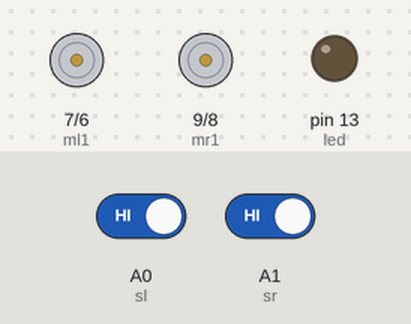
A sketch run on a simulated Arduino Uno, built with avr-gcc and run on an emulated ATmega328P. On the bench: motor-driver pin pairs drawn as motors (green arrow = first pin HIGH = forward, orange = second pin HIGH = backward, longer = more drive, scaled by the enable pin), output pins drawn as LEDs (lit = HIGH). The inputs (shaded band) are chosen by the test bench; at power-on: A0 (sl) HIGH, A1 (sr) HIGH.

Above: at 6.2 s.
6.3 s: A0 (sl) driven LOW
At 7.4 s:
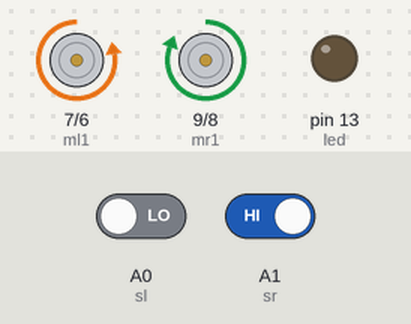
7.8 s: A1 (sr) driven LOW
At 8.7 s:
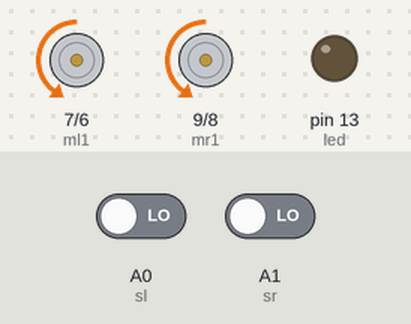
9.3 s: A0 (sl) driven HIGH
At 9.7 s:
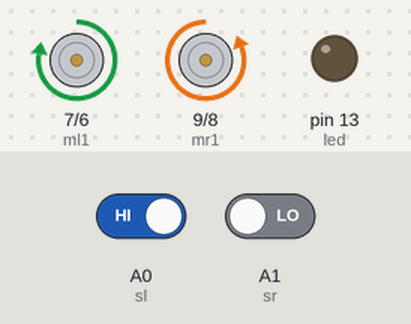
10.8 s: A1 (sr) driven HIGH
At 12.0 s:
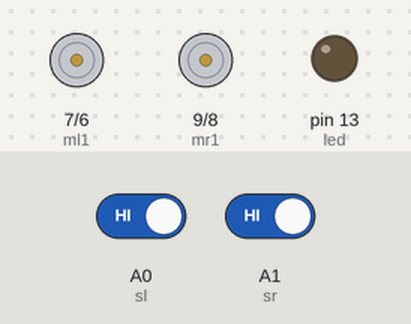
12.3 s: A0 (sl) driven LOW
At 13.2 s:
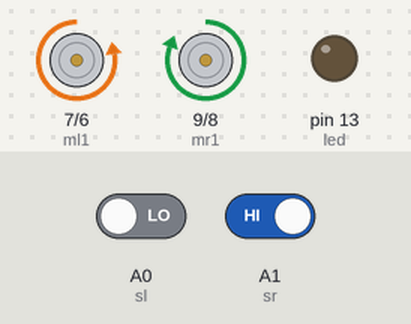
13.8 s: A0 (sl) driven HIGH
At 14.4 s:
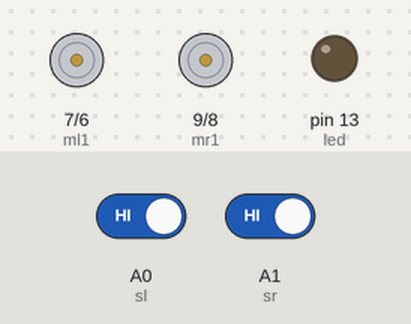
Timing chart, 0 to 16.3 s (numbered marks = the images above; inputs shaded):
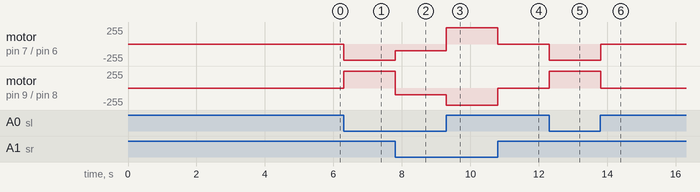

The sketch:

following_robot.ino
```cpp
#include <Arduino.h>

//Was coded in VS Code so #define was change to int someFuction = num;
int mr1= 9;  //motor right 1
int mr2= 8;  //motor right 2
int ml1= 7;  //motor left 1
int ml2= 6; //motor left 2

int sr= A1;   //sensor right
int sl= A0;   //sensor left

int svr=0; // right sensor value
int svl=0; // left sensor value

int led=13;

int enr=10; // enable right motor (must connected to the PWM pin of the Arduino)
int enl=5; // enable left motor (must connected to the PWM pin of the Arduino)

int vspeed= 100; // vehicle speed
int tspeed= 500; //turn speed
int tdelay= 5; // turn delay

void setup(){
    //motor will move
    pinMode(mr1,OUTPUT);
    pinMode(mr2,OUTPUT);
    pinMode(ml1,OUTPUT);
    pinMode(ml2,OUTPUT);

    //led will light up if no black is detected
    pinMode(led,OUTPUT);

    //sensore will grab the light
    pinMode(sr,INPUT);
    pinMode(sl,INPUT);

    delay(5000);
    }

void loop(){
 svr=digitalRead(sr);
 svl=digitalRead(sl);

  if(svl==LOW && svr==LOW){
    forward(); //will go forward
    }

  if(svl==HIGH && svr==LOW){
    left(); //will go left
    }

  if(svl==LOW && svr==HIGH){
    right(); //will go right
    }

  if(svl==HIGH && svr==HIGH){
    stop(); //will stop
    }
  }

void forward(){
    digitalWrite(mr1,LOW);
    digitalWrite(mr2,HIGH);
    digitalWrite(ml1,LOW);
    digitalWrite(ml2,HIGH);
    analogWrite (enr,vspeed);
    analogWrite (enl,vspeed);
    }

void left(){
    digitalWrite(mr1,LOW);
    digitalWrite(mr2,HIGH);
    digitalWrite(ml1,HIGH);
    digitalWrite(ml2,LOW);
    analogWrite (enr,tspeed);
    analogWrite (enl,tspeed);
    delay(tdelay);
    }

void right(){
    digitalWrite(mr1,HIGH);
    digitalWrite(mr2,LOW);
    digitalWrite(ml1,LOW);
    digitalWrite(ml2,HIGH);
    analogWrite (enr,tspeed);
    analogWrite (enl,tspeed);
    delay(tdelay);
    }

void stop(){
    analogWrite (enr,0);
    analogWrite (enl,0);
    }
```

Measured:
- after the input at 6.3 s, motor on pin 7 (ml1) / pin 6 (ml2): stopped → backward 244/255 at once; motor on pin 9 (mr1) / pin 8 (mr2): stopped → forward 255/255 at once
- after the input at 7.8 s, motor on pin 7 (ml1) / pin 6 (ml2): backward 244/255 → backward 100/255 at once; motor on pin 9 (mr1) / pin 8 (mr2): forward 255/255 → backward 100/255 at once
- after the input at 9.3 s, motor on pin 7 (ml1) / pin 6 (ml2): backward 100/255 → forward 244/255 at once; motor on pin 9 (mr1) / pin 8 (mr2): backward 100/255 → backward 255/255 at once
- after the input at 10.8 s, motor on pin 7 (ml1) / pin 6 (ml2): forward 244/255 → stopped at once; motor on pin 9 (mr1) / pin 8 (mr2): backward 255/255 → stopped at once
- after the input at 12.3 s, motor on pin 7 (ml1) / pin 6 (ml2): stopped → backward 244/255 at once; motor on pin 9 (mr1) / pin 8 (mr2): stopped → forward 255/255 at once
- after the input at 13.8 s, motor on pin 7 (ml1) / pin 6 (ml2): backward 244/255 → stopped at once; motor on pin 9 (mr1) / pin 8 (mr2): forward 255/255 → stopped at once
